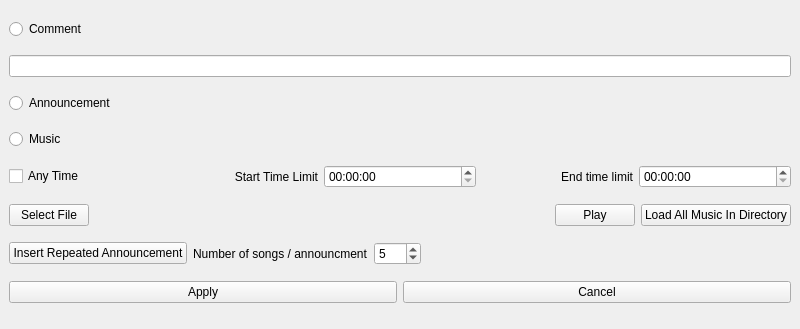
<?xml version="1.0" encoding="UTF-8"?>
<ui version="4.0">
 <class>backgroundEdit</class>
 <widget class="QMainWindow" name="backgroundEdit">
  <property name="geometry">
   <rect>
    <x>0</x>
    <y>0</y>
    <width>800</width>
    <height>329</height>
   </rect>
  </property>
  <property name="windowTitle">
   <string>Edit/Create Background Entry</string>
  </property>
  <widget class="QWidget" name="centralwidget">
   <layout class="QVBoxLayout" name="verticalLayout">
    <item>
     <widget class="QRadioButton" name="radioComment">
      <property name="text">
       <string>Comment</string>
      </property>
     </widget>
    </item>
    <item>
     <widget class="QLineEdit" name="commentText">
      <property name="text">
       <string/>
      </property>
     </widget>
    </item>
    <item>
     <widget class="QRadioButton" name="radioAnnounce">
      <property name="text">
       <string>Announcement</string>
      </property>
     </widget>
    </item>
    <item>
     <widget class="QRadioButton" name="radioMusic">
      <property name="text">
       <string>Music</string>
      </property>
     </widget>
    </item>
    <item>
     <layout class="QHBoxLayout" name="horizontalLayout_3">
      <item>
       <widget class="QCheckBox" name="anyTimeCheckbox">
        <property name="text">
         <string>Any Time</string>
        </property>
       </widget>
      </item>
      <item>
       <widget class="QLabel" name="label_2">
        <property name="text">
         <string>Start Time Limit</string>
        </property>
        <property name="alignment">
         <set>Qt::AlignRight|Qt::AlignTrailing|Qt::AlignVCenter</set>
        </property>
       </widget>
      </item>
      <item>
       <widget class="QTimeEdit" name="startTime"/>
      </item>
      <item>
       <widget class="QLabel" name="label">
        <property name="text">
         <string>End time limit</string>
        </property>
        <property name="alignment">
         <set>Qt::AlignRight|Qt::AlignTrailing|Qt::AlignVCenter</set>
        </property>
       </widget>
      </item>
      <item>
       <widget class="QTimeEdit" name="endTime"/>
      </item>
     </layout>
    </item>
    <item>
     <layout class="QHBoxLayout" name="horizontalLayout_2">
      <item>
       <widget class="QPushButton" name="selectFileButton">
        <property name="sizePolicy">
         <sizepolicy hsizetype="Fixed" vsizetype="Fixed">
          <horstretch>0</horstretch>
          <verstretch>0</verstretch>
         </sizepolicy>
        </property>
        <property name="text">
         <string>Select File</string>
        </property>
       </widget>
      </item>
      <item>
       <widget class="QLabel" name="fileNameLabel">
        <property name="text">
         <string>&lt;file-name&gt;</string>
        </property>
       </widget>
      </item>
      <item>
       <widget class="QPushButton" name="playButton">
        <property name="sizePolicy">
         <sizepolicy hsizetype="Fixed" vsizetype="Fixed">
          <horstretch>0</horstretch>
          <verstretch>0</verstretch>
         </sizepolicy>
        </property>
        <property name="text">
         <string>Play</string>
        </property>
       </widget>
      </item>
      <item>
       <widget class="QPushButton" name="loadDirButton">
        <property name="sizePolicy">
         <sizepolicy hsizetype="Fixed" vsizetype="Fixed">
          <horstretch>0</horstretch>
          <verstretch>0</verstretch>
         </sizepolicy>
        </property>
        <property name="text">
         <string>Load All Music In Directory</string>
        </property>
       </widget>
      </item>
     </layout>
    </item>
    <item>
     <layout class="QHBoxLayout" name="horizontalLayout_4">
      <item>
       <widget class="QPushButton" name="insertRepeatButton">
        <property name="text">
         <string>Insert Repeated Announcement</string>
        </property>
       </widget>
      </item>
      <item>
       <widget class="QLabel" name="label_3">
        <property name="text">
         <string>Number of songs / announcment</string>
        </property>
       </widget>
      </item>
      <item>
       <widget class="QSpinBox" name="repeatCount">
        <property name="maximum">
         <number>999</number>
        </property>
        <property name="value">
         <number>5</number>
        </property>
       </widget>
      </item>
      <item>
       <spacer name="horizontalSpacer">
        <property name="orientation">
         <enum>Qt::Horizontal</enum>
        </property>
        <property name="sizeHint" stdset="0">
         <size>
          <width>40</width>
          <height>20</height>
         </size>
        </property>
       </spacer>
      </item>
     </layout>
    </item>
    <item>
     <layout class="QHBoxLayout" name="horizontalLayout">
      <item>
       <widget class="QPushButton" name="appluButton">
        <property name="text">
         <string>Apply</string>
        </property>
       </widget>
      </item>
      <item>
       <widget class="QPushButton" name="cancelButton">
        <property name="text">
         <string>Cancel</string>
        </property>
       </widget>
      </item>
     </layout>
    </item>
   </layout>
  </widget>
 </widget>
 <resources/>
 <connections>
  <connection>
   <sender>selectFileButton</sender>
   <signal>clicked()</signal>
   <receiver>backgroundEdit</receiver>
   <slot>selectFileButtonClicked()</slot>
   <hints>
    <hint type="sourcelabel">
     <x>92</x>
     <y>207</y>
    </hint>
    <hint type="destinationlabel">
     <x>0</x>
     <y>154</y>
    </hint>
   </hints>
  </connection>
  <connection>
   <sender>playButton</sender>
   <signal>clicked()</signal>
   <receiver>backgroundEdit</receiver>
   <slot>playButtonClicked()</slot>
   <hints>
    <hint type="sourcelabel">
     <x>607</x>
     <y>207</y>
    </hint>
    <hint type="destinationlabel">
     <x>799</x>
     <y>153</y>
    </hint>
   </hints>
  </connection>
  <connection>
   <sender>insertRepeatButton</sender>
   <signal>clicked()</signal>
   <receiver>backgroundEdit</receiver>
   <slot>repeatButtonClicked()</slot>
   <hints>
    <hint type="sourcelabel">
     <x>193</x>
     <y>259</y>
    </hint>
    <hint type="destinationlabel">
     <x>179</x>
     <y>259</y>
    </hint>
   </hints>
  </connection>
  <connection>
   <sender>loadDirButton</sender>
   <signal>clicked()</signal>
   <receiver>backgroundEdit</receiver>
   <slot>loadAllButtonClicked()</slot>
   <hints>
    <hint type="sourcelabel">
     <x>790</x>
     <y>207</y>
    </hint>
    <hint type="destinationlabel">
     <x>795</x>
     <y>236</y>
    </hint>
   </hints>
  </connection>
  <connection>
   <sender>radioMusic</sender>
   <signal>clicked()</signal>
   <receiver>backgroundEdit</receiver>
   <slot>enableParts()</slot>
   <hints>
    <hint type="sourcelabel">
     <x>119</x>
     <y>102</y>
    </hint>
    <hint type="destinationlabel">
     <x>129</x>
     <y>258</y>
    </hint>
   </hints>
  </connection>
  <connection>
   <sender>radioAnnounce</sender>
   <signal>clicked()</signal>
   <receiver>backgroundEdit</receiver>
   <slot>enableParts()</slot>
   <hints>
    <hint type="sourcelabel">
     <x>345</x>
     <y>82</y>
    </hint>
    <hint type="destinationlabel">
     <x>371</x>
     <y>249</y>
    </hint>
   </hints>
  </connection>
  <connection>
   <sender>anyTimeCheckbox</sender>
   <signal>clicked()</signal>
   <receiver>backgroundEdit</receiver>
   <slot>enableParts()</slot>
   <hints>
    <hint type="sourcelabel">
     <x>108</x>
     <y>152</y>
    </hint>
    <hint type="destinationlabel">
     <x>99</x>
     <y>255</y>
    </hint>
   </hints>
  </connection>
  <connection>
   <sender>radioComment</sender>
   <signal>clicked()</signal>
   <receiver>backgroundEdit</receiver>
   <slot>enableParts()</slot>
   <hints>
    <hint type="sourcelabel">
     <x>216</x>
     <y>14</y>
    </hint>
    <hint type="destinationlabel">
     <x>507</x>
     <y>246</y>
    </hint>
   </hints>
  </connection>
  <connection>
   <sender>cancelButton</sender>
   <signal>clicked()</signal>
   <receiver>backgroundEdit</receiver>
   <slot>cancelButtonClicked()</slot>
   <hints>
    <hint type="sourcelabel">
     <x>790</x>
     <y>310</y>
    </hint>
    <hint type="destinationlabel">
     <x>799</x>
     <y>192</y>
    </hint>
   </hints>
  </connection>
  <connection>
   <sender>appluButton</sender>
   <signal>clicked()</signal>
   <receiver>backgroundEdit</receiver>
   <slot>applyButtonClicked()</slot>
   <hints>
    <hint type="sourcelabel">
     <x>117</x>
     <y>310</y>
    </hint>
    <hint type="destinationlabel">
     <x>0</x>
     <y>197</y>
    </hint>
   </hints>
  </connection>
 </connections>
 <slots>
  <slot>enableParts()</slot>
  <slot>selectFileButtonClicked()</slot>
  <slot>playButtonClicked()</slot>
  <slot>applyButtonClicked()</slot>
  <slot>cancelButtonClicked()</slot>
  <slot>repeatButtonClicked()</slot>
  <slot>loadAllButtonClicked()</slot>
  <slot>commentRadioClicked()</slot>
  <slot>insertRepeatClicked()</slot>
 </slots>
</ui>
